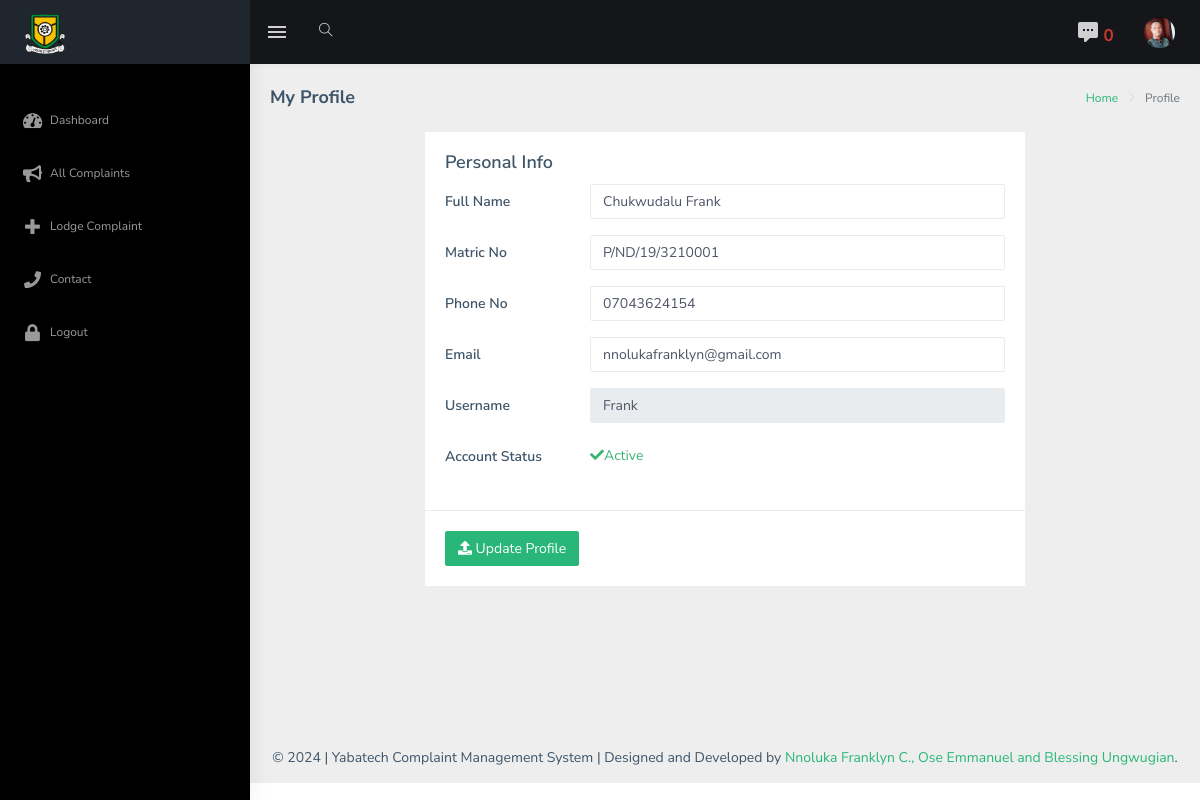
Screenshot of /edit-profile.php (signed in) with the database file from the repository.
### tables this page shows
CREATE TABLE `user` (
  `studentID` int(11) NOT NULL,
  `matric_no` varchar(200) NOT NULL,
  `name` text NOT NULL,
  `username` varchar(200) NOT NULL,
  `email` varchar(200) NOT NULL,
  `phone_no` varchar(11) NOT NULL,
  `password` varchar(260) NOT NULL,
  `photo` varchar(200) NOT NULL,
  `account_status` varchar(40) NOT NULL DEFAULT 'active'
);

### admin/classes/Functions.php (called while the page is built, shortened)
<?php
$dot_env = Dotenv::createImmutable(dirname(__DIR__));
class Functions extends Database{
    public function base_url(){
        return 'http://localhost:8080/project/';
    }
}

### admin/classes/Database.php (called while the page is built, shortened)
<?php
$dot_env = Dotenv::createImmutable(dirname(__DIR__));
class Database
{
    private $dbh;
    private $stmt;
    public function __construct()
    {
        $this->host = $_ENV["DB_HOST"];
        $this->database = $_ENV["DB_NAME"];
        $this->user = $_ENV['DB_USER'];
        $this->password = $_ENV['DB_PASS'];
        $dsn = "mysql:host=".$this->host.";dbname=".$this->database;
        $options = array(
            PDO::ATTR_PERSISTENT => true,
            PDO::ATTR_ERRMODE => PDO::ERRMODE_EXCEPTION
        );
        try{
            $this->dbh = new PDO($dsn, $this->user, $this->password, $options);
        }catch (PDOException $err){
            $this->error = $err->getMessage();
        }
    }
    public function query($query){
        $this->stmt = $this->dbh->prepare($query);
    }
    public function bind($param, $value, $type = null){
        if(is_null($type)){
            switch (true){
                case is_null($value):
                    $type = PDO::PARAM_NULL;
                    break;
                default:
                    $type = PDO::PARAM_STR;
            }
        }
        $this->stmt->bindValue($param, $value, $type);
    }
    public function execute(){
        return $this->stmt->execute();
    }
    public function fetchSingle(){
        $this->execute();
        return $this->stmt->fetch(PDO::FETCH_OBJ);
    }
    public function fetchColumn(){
        $this->execute();
        return $this->stmt->fetchColumn();
    }
    public function rowCount(){
        $this->execute();
        return $this->stmt->rowCount();
    }
}

### edit-profile.php (the view, shortened to what this page needs)
<?php
if(isset($_SESSION['username'])){
?>
<!DOCTYPE html>
<html dir="ltr" lang="en">
<head>
    <?php include "inc/header.php"; ?>
    <div id="main-wrapper">
        <?php include 'inc/top-bar.php'?>
        <?php include 'inc/side-bar.php'?>
        <div class="page-wrapper">
            <div class="page-breadcrumb">
                <div class="row">
                    <div class="col-12 d-flex no-block align-items-center">
                        <h4 class="page-title">My Profile</h4>
                        <div class="ml-auto text-right">
                            <nav aria-label="breadcrumb">
                                <ol class="breadcrumb">
                                    <li class="breadcrumb-item"><a href="<?php echo $base_url; ?>">Home</a></li>
                                    <li class="breadcrumb-item active" aria-current="page">Profile</li>
                                </ol>
                            </nav>
                        </div>
                    </div>
                </div>
            </div>
            <div class="container-fluid">
                <div class="row">
                            <?php
                                $sql = "SELECT * FROM user WHERE username =:username";
                                $conn->query($sql);
                                $conn->bind('username', $_SESSION['username']);
                                $row_count = $conn->rowCount();
                                if($row_count > 0){
                                    $result = $conn->fetchSingle();
                                    $name = $result->name;
                                    $matric_no = $result->matric_no;
                                    $phone = $result->phone_no;
                                    $email = $result->email;
                                    $status = $result->account_status;
                                ?>
                    <div class="col-md-8 offset-md-2">
                        <div class="card">
                          <form class="form-horizontal" method="post">
                                <div class="card-body">
                                    <h4 class="card-title">Personal Info</h4>
                                    <div class="form-group row">
                                        <label for="fname" class="col-sm-3 control-label col-form-label">Full Name</label>
                                        <div class="col-sm-9">
                                            <input type="text" class="form-control" id="fname" value="<?php echo $name; ?>" name="full_name" required>
                                        </div>
                                    </div>
                                    <div class="form-group row">
                                        <label for="matricno" class="col-sm-3 control-label col-form-label">Matric No</label>
                                        <div class="col-sm-9">
                                            <input type="text" class="form-control" id="matricno" value="<?php echo $matric_no; ?>" name="matric_no" required>
                                        </div>
                                    </div>
                                    <div class="form-group row">
                                        <label for="phone" class="col-sm-3 control-label col-form-label">Phone No</label>
                                        <div class="col-sm-9">
                                            <input type="text" class="form-control" id="phone" value="<?php echo $phone; ?>" name="phone" required>
                                        </div>
                                    </div>
                                         <div class="form-group row">
                                        <label for="email" class="col-sm-3 control-label col-form-label">Email</label>
                                        <div class="col-sm-9">
                                            <input type="text" class="form-control" id="email" value="<?php echo $email; ?>" name="email" required>
                                        </div>
                                    </div>
                                       <div class="form-group row">
                                        <label for="username" class="col-sm-3 control-label col-form-label">Username</label>
                                        <div class="col-sm-9">
                                            <input type="text" class="form-control" name="username" id="username" value="<?php echo $_SESSION['username']; ?>" readonly style="cursor: not-allowed;">
                                        </div>
                                    </div>
                                    <div class="form-group row">
                                        <label for="cono1" class="col-sm-3 control-label col-form-label">Account Status</label>
                                        <div class="col-sm-9">
                                            <?php
                                             if($status == 'active'){
                                                 ?> <span style="color: mediumseagreen; position: relative; top: 6px;"> <i class="fa fa-check"></i>Active</span><?php
                                             }
                                            ?>
                                        </div>
                                    </div>
                                </div>
                                <div class="border-top">
                                    <div class="card-body">
                                        <button type="submit" name="update_profile" class="btn btn-success"><i class="fa fa-upload"></i> Update Profile</button>
                                    </div>
                                </div>
                            </form>
                        </div>
                    </div>
                </div>
            </div>
            <?php include 'inc/scripts.php'; ?>
</body>
</html>
<?php
  }
}?>

### inc/top-bar.php (shortened to what this page needs)
<header class="topbar" data-navbarbg="skin5">
    <nav class="navbar top-navbar navbar-expand-md navbar-dark">
        <div class="navbar-header" data-logobg="skin5">
            <a class="navbar-brand" href="index.php">
                <b class="logo-icon p-l-10">
                </b>
                <span class="logo-text">
                             <img src="<?php echo $base_url; ?>assets/images/site-logo.png" alt="homepage" class="light-logo" width="40" height="40"/>
                        </span>
            </a>
        </div>
        <div class="navbar-collapse collapse" id="navbarSupportedContent" data-navbarbg="skin5">
            <ul class="navbar-nav float-left mr-auto">
                <li class="nav-item d-none d-md-block"><a class="nav-link sidebartoggler waves-effect waves-light" href="javascript:void(0)" data-sidebartype="mini-sidebar"><i class="mdi mdi-menu font-24"></i></a></li>
                <li class="nav-item search-box"> <a class="nav-link waves-effect waves-dark" href="javascript:void(0)"><i class="ti-search"></i></a>
            </ul>
            <ul class="navbar-nav float-right">
                <li class="nav-item dropdown">
                    <?php
                    $sql = "SELECT * FROM messages JOIN user u on messages.user = u.username
                                 WHERE messages.user = :username AND is_read =:no ORDER BY id DESC LIMIT 3";
                    $conn->query($sql);
                    $conn->bind(":username", $_SESSION['username']);
                    $conn->bind(":no", "no");
                    $rowCount = $conn->rowCount();
                    ?>
                    <a class="nav-link dropdown-toggle waves-effect waves-dark" href="" id="2" data-toggle="dropdown" aria-haspopup="true" aria-expanded="false"> <i class="font-24 mdi mdi-comment-processing"></i>
                        <span style="color: #cb372b; font-weight: bolder; font-size: 17px;"><?php echo $rowCount; ?></span>
                    </a>
                </li>
                <li class="nav-item dropdown">
                    <?php
                    $sql = "SELECT photo FROM user WHERE username =:username";
                    $conn->query($sql);
                    $conn->bind(":username", $_SESSION['username']);
                    $image = $conn->fetchColumn();
                    $image_link = $conn->base_url()."assets/images/$image";
                    ?>
                    <a class="nav-link dropdown-toggle text-muted waves-effect waves-dark pro-pic" href="" data-toggle="dropdown" aria-haspopup="true" aria-expanded="false">
                       <?php
                        if(empty($image)){
                            ?>
                            <img src="<?php echo $base_url; ?>assets/images/users/1.jpg" alt="user" class="rounded-circle" width="31">
                            <?php
                        }else{
                            ?>
                            <img src="<?= $image_link; ?>" alt="user" class="rounded-circle" width="31">
                            <?php
                        }
                       ?>
                    </a>
                </li>
            </ul>
        </div>
    </nav>
</header>

### inc/header.php (style rules this page uses)
#main-wrapper div { font-size: 14px; }
#main-wrapper[data-sidebartype=full] .page-wrapper { margin-left: 250px !important; }

### rows the page displays
user: photo (picture), full_name "Chukwudalu Frank", matric_no "P/ND/19/3210001", phone "07043624154", email "nnolukafranklyn@gmail.com"

### other values shown
$rowCount "0"
